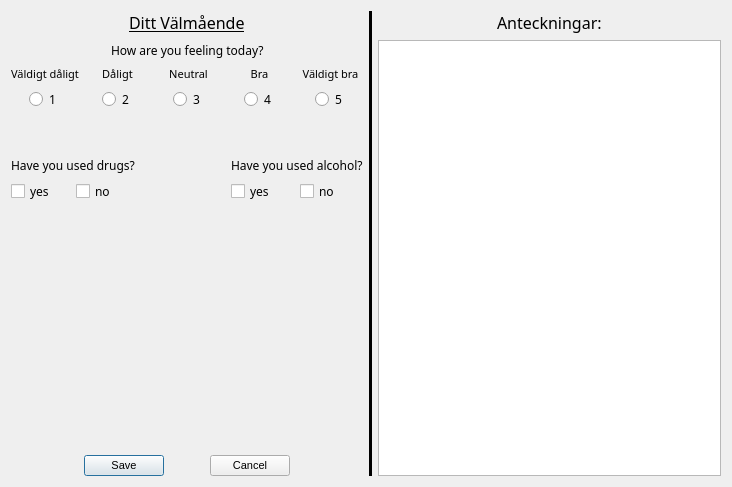
<?xml version="1.0" encoding="UTF-8"?>
<ui version="4.0">
 <class>Dialog</class>
 <widget class="QDialog" name="Dialog">
  <property name="geometry">
   <rect>
    <x>0</x>
    <y>0</y>
    <width>732</width>
    <height>487</height>
   </rect>
  </property>
  <property name="font">
   <font>
    <pointsize>8</pointsize>
   </font>
  </property>
  <property name="windowTitle">
   <string>Registrate</string>
  </property>
  <layout class="QHBoxLayout" name="horizontalLayout_16">
   <item>
    <layout class="QVBoxLayout" name="verticalLayout_10">
     <item>
      <layout class="QHBoxLayout" name="horizontalLayout_10">
       <item>
        <spacer name="horizontalSpacer_9">
         <property name="orientation">
          <enum>Qt::Horizontal</enum>
         </property>
         <property name="sizeHint" stdset="0">
          <size>
           <width>40</width>
           <height>20</height>
          </size>
         </property>
        </spacer>
       </item>
       <item>
        <widget class="QLabel" name="label_5">
         <property name="font">
          <font>
           <family>Segoe UI Variable Display Semib</family>
           <pointsize>12</pointsize>
           <underline>true</underline>
          </font>
         </property>
         <property name="text">
          <string>Ditt Välmående</string>
         </property>
        </widget>
       </item>
       <item>
        <spacer name="horizontalSpacer_10">
         <property name="orientation">
          <enum>Qt::Horizontal</enum>
         </property>
         <property name="sizeHint" stdset="0">
          <size>
           <width>40</width>
           <height>20</height>
          </size>
         </property>
        </spacer>
       </item>
      </layout>
     </item>
     <item>
      <layout class="QVBoxLayout" name="verticalLayout_9">
       <item>
        <layout class="QHBoxLayout" name="horizontalLayout_6">
         <item>
          <spacer name="horizontalSpacer_3">
           <property name="font">
            <font>
             <family>Segoe UI Variable Display Semib</family>
             <pointsize>9</pointsize>
            </font>
           </property>
           <property name="orientation">
            <enum>Qt::Horizontal</enum>
           </property>
           <property name="sizeHint" stdset="0">
            <size>
             <width>40</width>
             <height>20</height>
            </size>
           </property>
          </spacer>
         </item>
         <item>
          <widget class="QLabel" name="label">
           <property name="font">
            <font>
             <family>Segoe UI Variable Display Semib</family>
             <pointsize>9</pointsize>
            </font>
           </property>
           <property name="text">
            <string>How are you feeling today?</string>
           </property>
          </widget>
         </item>
         <item>
          <spacer name="horizontalSpacer_4">
           <property name="font">
            <font>
             <family>Segoe UI Variable Display Semib</family>
             <pointsize>9</pointsize>
            </font>
           </property>
           <property name="orientation">
            <enum>Qt::Horizontal</enum>
           </property>
           <property name="sizeHint" stdset="0">
            <size>
             <width>40</width>
             <height>20</height>
            </size>
           </property>
          </spacer>
         </item>
        </layout>
       </item>
       <item>
        <layout class="QHBoxLayout" name="horizontalLayout_15">
         <item>
          <layout class="QVBoxLayout" name="verticalLayout_8">
           <item>
            <widget class="QLabel" name="label_7">
             <property name="font">
              <font>
               <family>Segoe UI Variable Display Semil</family>
               <pointsize>8</pointsize>
              </font>
             </property>
             <property name="layoutDirection">
              <enum>Qt::LeftToRight</enum>
             </property>
             <property name="text">
              <string>Väldigt dåligt</string>
             </property>
             <property name="alignment">
              <set>Qt::AlignCenter</set>
             </property>
            </widget>
           </item>
           <item>
            <layout class="QHBoxLayout" name="horizontalLayout_13">
             <item>
              <spacer name="horizontalSpacer_13">
               <property name="orientation">
                <enum>Qt::Horizontal</enum>
               </property>
               <property name="sizeHint" stdset="0">
                <size>
                 <width>10</width>
                 <height>20</height>
                </size>
               </property>
              </spacer>
             </item>
             <item>
              <widget class="QRadioButton" name="radioButton">
               <property name="font">
                <font>
                 <family>Segoe UI Variable Display Semib</family>
                 <pointsize>9</pointsize>
                </font>
               </property>
               <property name="text">
                <string>1</string>
               </property>
               <property name="checked">
                <bool>false</bool>
               </property>
               <property name="autoRepeat">
                <bool>false</bool>
               </property>
              </widget>
             </item>
             <item>
              <spacer name="horizontalSpacer_14">
               <property name="orientation">
                <enum>Qt::Horizontal</enum>
               </property>
               <property name="sizeHint" stdset="0">
                <size>
                 <width>10</width>
                 <height>20</height>
                </size>
               </property>
              </spacer>
             </item>
            </layout>
           </item>
          </layout>
         </item>
         <item>
          <layout class="QVBoxLayout" name="verticalLayout_6">
           <item>
            <widget class="QLabel" name="label_8">
             <property name="font">
              <font>
               <family>Segoe UI Variable Display Semil</family>
               <pointsize>8</pointsize>
              </font>
             </property>
             <property name="layoutDirection">
              <enum>Qt::LeftToRight</enum>
             </property>
             <property name="text">
              <string>Dåligt</string>
             </property>
             <property name="alignment">
              <set>Qt::AlignCenter</set>
             </property>
            </widget>
           </item>
           <item>
            <layout class="QHBoxLayout" name="horizontalLayout_12">
             <item>
              <spacer name="horizontalSpacer_15">
               <property name="orientation">
                <enum>Qt::Horizontal</enum>
               </property>
               <property name="sizeHint" stdset="0">
                <size>
                 <width>10</width>
                 <height>20</height>
                </size>
               </property>
              </spacer>
             </item>
             <item>
              <widget class="QRadioButton" name="radioButton_2">
               <property name="font">
                <font>
                 <family>Segoe UI Variable Display Semib</family>
                 <pointsize>9</pointsize>
                </font>
               </property>
               <property name="text">
                <string>2</string>
               </property>
              </widget>
             </item>
             <item>
              <spacer name="horizontalSpacer_16">
               <property name="orientation">
                <enum>Qt::Horizontal</enum>
               </property>
               <property name="sizeHint" stdset="0">
                <size>
                 <width>10</width>
                 <height>20</height>
                </size>
               </property>
              </spacer>
             </item>
            </layout>
           </item>
          </layout>
         </item>
         <item>
          <layout class="QVBoxLayout" name="verticalLayout_5">
           <item>
            <widget class="QLabel" name="label_10">
             <property name="font">
              <font>
               <family>Segoe UI Variable Display Semil</family>
               <pointsize>8</pointsize>
              </font>
             </property>
             <property name="layoutDirection">
              <enum>Qt::LeftToRight</enum>
             </property>
             <property name="text">
              <string>Neutral</string>
             </property>
             <property name="alignment">
              <set>Qt::AlignCenter</set>
             </property>
            </widget>
           </item>
           <item>
            <layout class="QHBoxLayout" name="horizontalLayout_11">
             <item>
              <spacer name="horizontalSpacer_18">
               <property name="orientation">
                <enum>Qt::Horizontal</enum>
               </property>
               <property name="sizeHint" stdset="0">
                <size>
                 <width>10</width>
                 <height>20</height>
                </size>
               </property>
              </spacer>
             </item>
             <item>
              <widget class="QRadioButton" name="radioButton_3">
               <property name="font">
                <font>
                 <family>Segoe UI Variable Display Semib</family>
                 <pointsize>9</pointsize>
                </font>
               </property>
               <property name="text">
                <string>3</string>
               </property>
              </widget>
             </item>
             <item>
              <spacer name="horizontalSpacer_17">
               <property name="orientation">
                <enum>Qt::Horizontal</enum>
               </property>
               <property name="sizeHint" stdset="0">
                <size>
                 <width>10</width>
                 <height>20</height>
                </size>
               </property>
              </spacer>
             </item>
            </layout>
           </item>
          </layout>
         </item>
         <item>
          <layout class="QVBoxLayout" name="verticalLayout_7">
           <item>
            <widget class="QLabel" name="label_9">
             <property name="font">
              <font>
               <family>Segoe UI Variable Display Semil</family>
               <pointsize>8</pointsize>
              </font>
             </property>
             <property name="layoutDirection">
              <enum>Qt::LeftToRight</enum>
             </property>
             <property name="text">
              <string>Bra</string>
             </property>
             <property name="alignment">
              <set>Qt::AlignCenter</set>
             </property>
            </widget>
           </item>
           <item>
            <layout class="QHBoxLayout" name="horizontalLayout_14">
             <item>
              <spacer name="horizontalSpacer_20">
               <property name="orientation">
                <enum>Qt::Horizontal</enum>
               </property>
               <property name="sizeHint" stdset="0">
                <size>
                 <width>10</width>
                 <height>20</height>
                </size>
               </property>
              </spacer>
             </item>
             <item>
              <widget class="QRadioButton" name="radioButton_4">
               <property name="font">
                <font>
                 <family>Segoe UI Variable Display Semib</family>
                 <pointsize>9</pointsize>
                </font>
               </property>
               <property name="text">
                <string>4</string>
               </property>
              </widget>
             </item>
             <item>
              <spacer name="horizontalSpacer_19">
               <property name="orientation">
                <enum>Qt::Horizontal</enum>
               </property>
               <property name="sizeHint" stdset="0">
                <size>
                 <width>10</width>
                 <height>20</height>
                </size>
               </property>
              </spacer>
             </item>
            </layout>
           </item>
          </layout>
         </item>
         <item>
          <layout class="QVBoxLayout" name="verticalLayout_3">
           <item>
            <widget class="QLabel" name="label_6">
             <property name="font">
              <font>
               <family>Segoe UI Variable Display Semil</family>
               <pointsize>8</pointsize>
              </font>
             </property>
             <property name="layoutDirection">
              <enum>Qt::LeftToRight</enum>
             </property>
             <property name="text">
              <string>Väldigt bra</string>
             </property>
             <property name="alignment">
              <set>Qt::AlignCenter</set>
             </property>
            </widget>
           </item>
           <item>
            <layout class="QHBoxLayout" name="horizontalLayout_3">
             <item>
              <spacer name="horizontalSpacer_11">
               <property name="orientation">
                <enum>Qt::Horizontal</enum>
               </property>
               <property name="sizeHint" stdset="0">
                <size>
                 <width>10</width>
                 <height>20</height>
                </size>
               </property>
              </spacer>
             </item>
             <item>
              <widget class="QRadioButton" name="radioButton_5">
               <property name="font">
                <font>
                 <family>Segoe UI Variable Display Semib</family>
                 <pointsize>9</pointsize>
                </font>
               </property>
               <property name="toolTip">
                <string/>
               </property>
               <property name="toolTipDuration">
                <number>-1</number>
               </property>
               <property name="statusTip">
                <string/>
               </property>
               <property name="whatsThis">
                <string/>
               </property>
               <property name="accessibleName">
                <string/>
               </property>
               <property name="text">
                <string>5</string>
               </property>
              </widget>
             </item>
             <item>
              <spacer name="horizontalSpacer_12">
               <property name="orientation">
                <enum>Qt::Horizontal</enum>
               </property>
               <property name="sizeHint" stdset="0">
                <size>
                 <width>10</width>
                 <height>20</height>
                </size>
               </property>
              </spacer>
             </item>
            </layout>
           </item>
          </layout>
         </item>
        </layout>
       </item>
      </layout>
     </item>
     <item>
      <spacer name="verticalSpacer">
       <property name="orientation">
        <enum>Qt::Vertical</enum>
       </property>
       <property name="sizeType">
        <enum>QSizePolicy::Fixed</enum>
       </property>
       <property name="sizeHint" stdset="0">
        <size>
         <width>20</width>
         <height>40</height>
        </size>
       </property>
      </spacer>
     </item>
     <item>
      <layout class="QHBoxLayout" name="horizontalLayout_7">
       <item>
        <layout class="QVBoxLayout" name="verticalLayout_2">
         <item>
          <widget class="QLabel" name="label_2">
           <property name="font">
            <font>
             <family>Segoe UI Variable Display Semib</family>
             <pointsize>9</pointsize>
            </font>
           </property>
           <property name="text">
            <string>Have you used drugs?</string>
           </property>
          </widget>
         </item>
         <item>
          <layout class="QHBoxLayout" name="horizontalLayout">
           <item>
            <widget class="QCheckBox" name="checkBox">
             <property name="font">
              <font>
               <family>Segoe UI Variable Display Semib</family>
               <pointsize>9</pointsize>
              </font>
             </property>
             <property name="text">
              <string>yes</string>
             </property>
            </widget>
           </item>
           <item>
            <widget class="QCheckBox" name="checkBox_2">
             <property name="font">
              <font>
               <family>Segoe UI Variable Display Semib</family>
               <pointsize>9</pointsize>
              </font>
             </property>
             <property name="text">
              <string>no</string>
             </property>
            </widget>
           </item>
          </layout>
         </item>
        </layout>
       </item>
       <item>
        <spacer name="horizontalSpacer_5">
         <property name="orientation">
          <enum>Qt::Horizontal</enum>
         </property>
         <property name="sizeHint" stdset="0">
          <size>
           <width>40</width>
           <height>20</height>
          </size>
         </property>
        </spacer>
       </item>
       <item>
        <layout class="QVBoxLayout" name="verticalLayout">
         <item>
          <widget class="QLabel" name="label_3">
           <property name="font">
            <font>
             <family>Segoe UI Variable Display Semib</family>
             <pointsize>9</pointsize>
            </font>
           </property>
           <property name="text">
            <string>Have you used alcohol?</string>
           </property>
          </widget>
         </item>
         <item>
          <layout class="QHBoxLayout" name="horizontalLayout_2">
           <item>
            <widget class="QCheckBox" name="checkBox_3">
             <property name="font">
              <font>
               <family>Segoe UI Variable Display Semib</family>
               <pointsize>9</pointsize>
              </font>
             </property>
             <property name="text">
              <string>yes</string>
             </property>
            </widget>
           </item>
           <item>
            <widget class="QCheckBox" name="checkBox_4">
             <property name="font">
              <font>
               <family>Segoe UI Variable Text Semibold</family>
               <pointsize>9</pointsize>
              </font>
             </property>
             <property name="text">
              <string>no</string>
             </property>
            </widget>
           </item>
          </layout>
         </item>
        </layout>
       </item>
      </layout>
     </item>
     <item>
      <spacer name="verticalSpacer_2">
       <property name="orientation">
        <enum>Qt::Vertical</enum>
       </property>
       <property name="sizeHint" stdset="0">
        <size>
         <width>20</width>
         <height>40</height>
        </size>
       </property>
      </spacer>
     </item>
     <item>
      <layout class="QHBoxLayout" name="horizontalLayout_9">
       <item>
        <spacer name="horizontalSpacer_7">
         <property name="orientation">
          <enum>Qt::Horizontal</enum>
         </property>
         <property name="sizeHint" stdset="0">
          <size>
           <width>40</width>
           <height>20</height>
          </size>
         </property>
        </spacer>
       </item>
       <item>
        <layout class="QHBoxLayout" name="horizontalLayout_8">
         <item>
          <widget class="QPushButton" name="pushButton_2">
           <property name="text">
            <string>Save</string>
           </property>
          </widget>
         </item>
         <item>
          <spacer name="horizontalSpacer_6">
           <property name="orientation">
            <enum>Qt::Horizontal</enum>
           </property>
           <property name="sizeHint" stdset="0">
            <size>
             <width>40</width>
             <height>20</height>
            </size>
           </property>
          </spacer>
         </item>
         <item>
          <widget class="QPushButton" name="pushButton">
           <property name="text">
            <string>Cancel</string>
           </property>
          </widget>
         </item>
        </layout>
       </item>
       <item>
        <spacer name="horizontalSpacer_8">
         <property name="orientation">
          <enum>Qt::Horizontal</enum>
         </property>
         <property name="sizeHint" stdset="0">
          <size>
           <width>40</width>
           <height>20</height>
          </size>
         </property>
        </spacer>
       </item>
      </layout>
     </item>
    </layout>
   </item>
   <item>
    <layout class="QHBoxLayout" name="horizontalLayout_5">
     <item>
      <widget class="Line" name="line">
       <property name="frameShadow">
        <enum>QFrame::Plain</enum>
       </property>
       <property name="lineWidth">
        <number>5</number>
       </property>
       <property name="orientation">
        <enum>Qt::Vertical</enum>
       </property>
      </widget>
     </item>
     <item>
      <layout class="QVBoxLayout" name="verticalLayout_4">
       <item>
        <layout class="QHBoxLayout" name="horizontalLayout_4">
         <item>
          <spacer name="horizontalSpacer">
           <property name="orientation">
            <enum>Qt::Horizontal</enum>
           </property>
           <property name="sizeHint" stdset="0">
            <size>
             <width>40</width>
             <height>20</height>
            </size>
           </property>
          </spacer>
         </item>
         <item>
          <widget class="QLabel" name="label_4">
           <property name="font">
            <font>
             <family>Segoe UI Variable Display Semib</family>
             <pointsize>12</pointsize>
            </font>
           </property>
           <property name="text">
            <string>Anteckningar:</string>
           </property>
          </widget>
         </item>
         <item>
          <spacer name="horizontalSpacer_2">
           <property name="orientation">
            <enum>Qt::Horizontal</enum>
           </property>
           <property name="sizeHint" stdset="0">
            <size>
             <width>40</width>
             <height>20</height>
            </size>
           </property>
          </spacer>
         </item>
        </layout>
       </item>
       <item>
        <widget class="QPlainTextEdit" name="plainTextEdit">
         <property name="plainText">
          <string/>
         </property>
         <property name="placeholderText">
          <string>Skriv dina anteckningar här.</string>
         </property>
        </widget>
       </item>
      </layout>
     </item>
    </layout>
   </item>
  </layout>
 </widget>
 <resources/>
 <connections>
  <connection>
   <sender>pushButton</sender>
   <signal>clicked()</signal>
   <receiver>Dialog</receiver>
   <slot>reject()</slot>
   <hints>
    <hint type="sourcelabel">
     <x>293</x>
     <y>451</y>
    </hint>
    <hint type="destinationlabel">
     <x>301</x>
     <y>395</y>
    </hint>
   </hints>
  </connection>
 </connections>
</ui>
